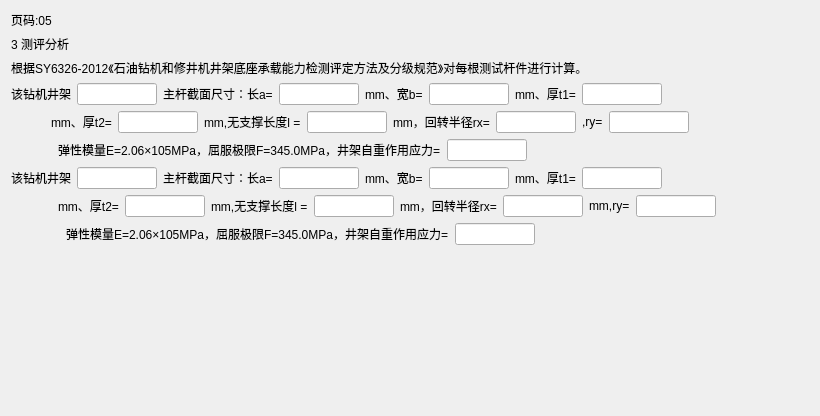
           <widget class="QWidget" name="page4">
            <layout class="QGridLayout" name="gridLayout_8">
             <item row="0" column="0">
              <widget class="QLabel" name="label_271">
               <property name="text">
                <string>页码:05</string>
               </property>
              </widget>
             </item>
             <item row="1" column="0" colspan="2">
              <widget class="QLabel" name="label_540">
               <property name="text">
                <string>3 测评分析</string>
               </property>
              </widget>
             </item>
             <item row="5" column="0" colspan="2">
              <layout class="QVBoxLayout" name="verticalLayout_6">
               <item>
                <widget class="QLabel" name="label_541">
                 <property name="text">
                  <string>根据SY6326-2012《石油钻机和修井机井架底座承载能力检测评定方法及分级规范》对每根测试杆件进行计算。</string>
                 </property>
                </widget>
               </item>
               <item>
                <layout class="QHBoxLayout" name="horizontalLayout_15">
                 <item>
                  <widget class="QLabel" name="label_266">
                   <property name="text">
                    <string>该钻机井架</string>
                   </property>
                  </widget>
                 </item>
                 <item>
                  <widget class="QLineEdit" name="gWordLabelsNamesTwo_cpfx_1">
                   <property name="maximumSize">
                    <size>
                     <width>80</width>
                     <height>16777215</height>
                    </size>
                   </property>
                  </widget>
                 </item>
                 <item>
                  <widget class="QLabel" name="label_542">
                   <property name="text">
                    <string>主杆截面尺寸：长a=</string>
                   </property>
                  </widget>
                 </item>
                 <item>
                  <widget class="QLineEdit" name="gWordLabelsNamesTwo_cpfx_2">
                   <property name="maximumSize">
                    <size>
                     <width>80</width>
                     <height>16777215</height>
                    </size>
                   </property>
                  </widget>
                 </item>
                 <item>
                  <widget class="QLabel" name="label_543">
                   <property name="text">
                    <string>mm、宽b=</string>
                   </property>
                  </widget>
                 </item>
                 <item>
                  <widget class="QLineEdit" name="gWordLabelsNamesTwo_cpfx_3">
                   <property name="maximumSize">
                    <size>
                     <width>80</width>
                     <height>16777215</height>
                    </size>
                   </property>
                  </widget>
                 </item>
                 <item>
                  <widget class="QLabel" name="label_544">
                   <property name="text">
                    <string>mm、厚t1=</string>
                   </property>
                  </widget>
                 </item>
                 <item>
                  <widget class="QLineEdit" name="gWordLabelsNamesTwo_cpfx_4">
                   <property name="maximumSize">
                    <size>
                     <width>80</width>
                     <height>16777215</height>
                    </size>
                   </property>
                  </widget>
                 </item>
                 <item>
                  <spacer name="horizontalSpacer_39">
                   <property name="orientation">
                    <enum>Qt::Horizontal</enum>
                   </property>
                   <property name="sizeHint" stdset="0">
                    <size>
                     <width>40</width>
                     <height>20</height>
                    </size>
                   </property>
                  </spacer>
                 </item>
                </layout>
               </item>
               <item>
                <layout class="QHBoxLayout" name="horizontalLayout_14">
                 <item>
                  <spacer name="horizontalSpacer_53">
                   <property name="orientation">
                    <enum>Qt::Horizontal</enum>
                   </property>
                   <property name="sizeHint" stdset="0">
                    <size>
                     <width>40</width>
                     <height>20</height>
                    </size>
                   </property>
                  </spacer>
                 </item>
                 <item>
                  <widget class="QLabel" name="label_545">
                   <property name="text">
                    <string>mm、厚t2=</string>
                   </property>
                  </widget>
                 </item>
                 <item>
                  <widget class="QLineEdit" name="gWordLabelsNamesTwo_cpfx_5">
                   <property name="maximumSize">
                    <size>
                     <width>80</width>
                     <height>16777215</height>
                    </size>
                   </property>
                  </widget>
                 </item>
                 <item>
                  <widget class="QLabel" name="label_546">
                   <property name="text">
                    <string>mm,无支撑长度l =</string>
                   </property>
                  </widget>
                 </item>
                 <item>
                  <widget class="QLineEdit" name="gWordLabelsNamesTwo_cpfx_6">
                   <property name="maximumSize">
                    <size>
                     <width>80</width>
                     <height>16777215</height>
                    </size>
                   </property>
                  </widget>
                 </item>
                 <item>
                  <widget class="QLabel" name="label_547">
                   <property name="text">
                    <string>mm，回转半径rx=</string>
                   </property>
                  </widget>
                 </item>
                 <item>
                  <widget class="QLineEdit" name="gWordLabelsNamesTwo_cpfx_7">
                   <property name="maximumSize">
                    <size>
                     <width>80</width>
                     <height>16777215</height>
                    </size>
                   </property>
                  </widget>
                 </item>
                 <item>
                  <widget class="QLabel" name="label_548">
                   <property name="text">
                    <string>,ry=</string>
                   </property>
                  </widget>
                 </item>
                 <item>
                  <widget class="QLineEdit" name="gWordLabelsNamesTwo_cpfx_8">
                   <property name="maximumSize">
                    <size>
                     <width>80</width>
                     <height>16777215</height>
                    </size>
                   </property>
                  </widget>
                 </item>
                 <item>
                  <spacer name="horizontalSpacer_57">
                   <property name="orientation">
                    <enum>Qt::Horizontal</enum>
                   </property>
                   <property name="sizeHint" stdset="0">
                    <size>
                     <width>40</width>
                     <height>20</height>
                    </size>
                   </property>
                  </spacer>
                 </item>
                 <item>
                  <spacer name="horizontalSpacer_56">
                   <property name="orientation">
                    <enum>Qt::Horizontal</enum>
                   </property>
                   <property name="sizeHint" stdset="0">
                    <size>
                     <width>40</width>
                     <height>20</height>
                    </size>
                   </property>
                  </spacer>
                 </item>
                 <item>
                  <spacer name="horizontalSpacer_40">
                   <property name="orientation">
                    <enum>Qt::Horizontal</enum>
                   </property>
                   <property name="sizeHint" stdset="0">
                    <size>
                     <width>40</width>
                     <height>20</height>
                    </size>
                   </property>
                  </spacer>
                 </item>
                </layout>
               </item>
               <item>
                <layout class="QHBoxLayout" name="horizontalLayout_7">
                 <item>
                  <spacer name="horizontalSpacer_52">
                   <property name="orientation">
                    <enum>Qt::Horizontal</enum>
                   </property>
                   <property name="sizeHint" stdset="0">
                    <size>
                     <width>40</width>
                     <height>20</height>
                    </size>
                   </property>
                  </spacer>
                 </item>
                 <item>
                  <widget class="QLabel" name="label_549">
                   <property name="text">
                    <string>弹性模量E=2.06×105MPa，屈服极限F=345.0MPa，井架自重作用应力=</string>
                   </property>
                  </widget>
                 </item>
                 <item>
                  <widget class="QLineEdit" name="gWordLabelsNamesTwo_cpfx_9">
                   <property name="maximumSize">
                    <size>
                     <width>80</width>
                     <height>16777215</height>
                    </size>
                   </property>
                  </widget>
                 </item>
                 <item>
                  <spacer name="horizontalSpacer_55">
                   <property name="orientation">
                    <enum>Qt::Horizontal</enum>
                   </property>
                   <property name="sizeHint" stdset="0">
                    <size>
                     <width>40</width>
                     <height>20</height>
                    </size>
                   </property>
                  </spacer>
                 </item>
                 <item>
                  <spacer name="horizontalSpacer_60">
                   <property name="orientation">
                    <enum>Qt::Horizontal</enum>
                   </property>
                   <property name="sizeHint" stdset="0">
                    <size>
                     <width>40</width>
                     <height>20</height>
                    </size>
                   </property>
                  </spacer>
                 </item>
                 <item>
                  <spacer name="horizontalSpacer_59">
                   <property name="orientation">
                    <enum>Qt::Horizontal</enum>
                   </property>
                   <property name="sizeHint" stdset="0">
                    <size>
                     <width>40</width>
                     <height>20</height>
                    </size>
                   </property>
                  </spacer>
                 </item>
                 <item>
                  <spacer name="horizontalSpacer_58">
                   <property name="orientation">
                    <enum>Qt::Horizontal</enum>
                   </property>
                   <property name="sizeHint" stdset="0">
                    <size>
                     <width>40</width>
                     <height>20</height>
                    </size>
                   </property>
                  </spacer>
                 </item>
                 <item>
                  <spacer name="horizontalSpacer_54">
                   <property name="orientation">
                    <enum>Qt::Horizontal</enum>
                   </property>
                   <property name="sizeHint" stdset="0">
                    <size>
                     <width>40</width>
                     <height>20</height>
                    </size>
                   </property>
                  </spacer>
                 </item>
                 <item>
                  <spacer name="horizontalSpacer_41">
                   <property name="orientation">
                    <enum>Qt::Horizontal</enum>
                   </property>
                   <property name="sizeHint" stdset="0">
                    <size>
                     <width>40</width>
                     <height>20</height>
                    </size>
                   </property>
                  </spacer>
                 </item>
                </layout>
               </item>
               <item>
                <layout class="QHBoxLayout" name="horizontalLayout_6">
                 <item>
                  <widget class="QLabel" name="label_550">
                   <property name="text">
                    <string>该钻机井架</string>
                   </property>
                  </widget>
                 </item>
                 <item>
                  <widget class="QLineEdit" name="gWordLabelsNamesTwo_cpfx_10">
                   <property name="maximumSize">
                    <size>
                     <width>80</width>
                     <height>16777215</height>
                    </size>
                   </property>
                  </widget>
                 </item>
                 <item>
                  <widget class="QLabel" name="label_551">
                   <property name="text">
                    <string>主杆截面尺寸：长a=</string>
                   </property>
                  </widget>
                 </item>
                 <item>
                  <widget class="QLineEdit" name="gWordLabelsNamesTwo_cpfx_11">
                   <property name="maximumSize">
                    <size>
                     <width>80</width>
                     <height>16777215</height>
                    </size>
                   </property>
                  </widget>
                 </item>
                 <item>
                  <widget class="QLabel" name="label_552">
                   <property name="text">
                    <string>mm、宽b=</string>
                   </property>
                  </widget>
                 </item>
                 <item>
                  <widget class="QLineEdit" name="gWordLabelsNamesTwo_cpfx_12">
                   <property name="maximumSize">
                    <size>
                     <width>80</width>
                     <height>16777215</height>
                    </size>
                   </property>
                  </widget>
                 </item>
                 <item>
                  <widget class="QLabel" name="label_553">
                   <property name="text">
                    <string>mm、厚t1=</string>
                   </property>
                  </widget>
                 </item>
                 <item>
                  <widget class="QLineEdit" name="gWordLabelsNamesTwo_cpfx_13">
                   <property name="maximumSize">
                    <size>
                     <width>80</width>
                     <height>16777215</height>
                    </size>
                   </property>
                  </widget>
                 </item>
                 <item>
                  <spacer name="horizontalSpacer_42">
                   <property name="orientation">
                    <enum>Qt::Horizontal</enum>
                   </property>
                   <property name="sizeHint" stdset="0">
                    <size>
                     <width>40</width>
                     <height>20</height>
                    </size>
                   </property>
                  </spacer>
                 </item>
                </layout>
               </item>
               <item>
                <layout class="QHBoxLayout" name="horizontalLayout_5">
                 <item>
                  <spacer name="horizontalSpacer_45">
                   <property name="orientation">
                    <enum>Qt::Horizontal</enum>
                   </property>
                   <property name="sizeHint" stdset="0">
                    <size>
                     <width>40</width>
                     <height>20</height>
                    </size>
                   </property>
                  </spacer>
                 </item>
                 <item>
                  <widget class="QLabel" name="label_554">
                   <property name="text">
                    <string>mm、厚t2=</string>
                   </property>
                  </widget>
                 </item>
                 <item>
                  <widget class="QLineEdit" name="gWordLabelsNamesTwo_cpfx_14">
                   <property name="maximumSize">
                    <size>
                     <width>80</width>
                     <height>16777215</height>
                    </size>
                   </property>
                  </widget>
                 </item>
                 <item>
                  <widget class="QLabel" name="label_555">
                   <property name="text">
                    <string>mm,无支撑长度l =</string>
                   </property>
                  </widget>
                 </item>
                 <item>
                  <widget class="QLineEdit" name="gWordLabelsNamesTwo_cpfx_15">
                   <property name="maximumSize">
                    <size>
                     <width>80</width>
                     <height>16777215</height>
                    </size>
                   </property>
                  </widget>
                 </item>
                 <item>
                  <widget class="QLabel" name="label_556">
                   <property name="text">
                    <string>mm，回转半径rx=</string>
                   </property>
                  </widget>
                 </item>
                 <item>
                  <widget class="QLineEdit" name="gWordLabelsNamesTwo_cpfx_16">
                   <property name="maximumSize">
                    <size>
                     <width>80</width>
                     <height>16777215</height>
                    </size>
                   </property>
                  </widget>
                 </item>
                 <item>
                  <widget class="QLabel" name="label_557">
                   <property name="text">
                    <string>mm,ry=</string>
                   </property>
                  </widget>
                 </item>
                 <item>
                  <widget class="QLineEdit" name="gWordLabelsNamesTwo_cpfx_17">
                   <property name="maximumSize">
                    <size>
                     <width>80</width>
                     <height>16777215</height>
                    </size>
                   </property>
                  </widget>
                 </item>
                 <item>
                  <spacer name="horizontalSpacer_49">
                   <property name="orientation">
                    <enum>Qt::Horizontal</enum>
                   </property>
                   <property name="sizeHint" stdset="0">
                    <size>
                     <width>40</width>
                     <height>20</height>
                    </size>
                   </property>
                  </spacer>
                 </item>
                 <item>
                  <spacer name="horizontalSpacer_43">
                   <property name="orientation">
                    <enum>Qt::Horizontal</enum>
                   </property>
                   <property name="sizeHint" stdset="0">
                    <size>
                     <width>40</width>
                     <height>20</height>
                    </size>
                   </property>
                  </spacer>
                 </item>
                </layout>
               </item>
               <item>
                <layout class="QHBoxLayout" name="horizontalLayout_8">
                 <item>
                  <spacer name="horizontalSpacer_46">
                   <property name="orientation">
                    <enum>Qt::Horizontal</enum>
                   </property>
                   <property name="sizeHint" stdset="0">
                    <size>
                     <width>40</width>
                     <height>20</height>
                    </size>
                   </property>
                  </spacer>
                 </item>
                 <item>
                  <widget class="QLabel" name="label_558">
                   <property name="text">
                    <string>弹性模量E=2.06×105MPa，屈服极限F=345.0MPa，井架自重作用应力=</string>
                   </property>
                  </widget>
                 </item>
                 <item>
                  <widget class="QLineEdit" name="gWordLabelsNamesTwo_cpfx_18">
                   <property name="maximumSize">
                    <size>
                     <width>80</width>
                     <height>16777215</height>
                    </size>
                   </property>
                  </widget>
                 </item>
                 <item>
                  <spacer name="horizontalSpacer_48">
                   <property name="orientation">
                    <enum>Qt::Horizontal</enum>
                   </property>
                   <property name="sizeHint" stdset="0">
                    <size>
                     <width>40</width>
                     <height>20</height>
                    </size>
                   </property>
                  </spacer>
                 </item>
                 <item>
                  <spacer name="horizontalSpacer_51">
                   <property name="orientation">
                    <enum>Qt::Horizontal</enum>
                   </property>
                   <property name="sizeHint" stdset="0">
                    <size>
                     <width>40</width>
                     <height>20</height>
                    </size>
                   </property>
                  </spacer>
                 </item>
                 <item>
                  <spacer name="horizontalSpacer_50">
                   <property name="orientation">
                    <enum>Qt::Horizontal</enum>
                   </property>
                   <property name="sizeHint" stdset="0">
                    <size>
                     <width>40</width>
                     <height>20</height>
                    </size>
                   </property>
                  </spacer>
                 </item>
                 <item>
                  <spacer name="horizontalSpacer_47">
                   <property name="orientation">
                    <enum>Qt::Horizontal</enum>
                   </property>
                   <property name="sizeHint" stdset="0">
                    <size>
                     <width>40</width>
                     <height>20</height>
                    </size>
                   </property>
                  </spacer>
                 </item>
                 <item>
                  <spacer name="horizontalSpacer_44">
                   <property name="orientation">
                    <enum>Qt::Horizontal</enum>
                   </property>
                   <property name="sizeHint" stdset="0">
                    <size>
                     <width>40</width>
                     <height>20</height>
                    </size>
                   </property>
                  </spacer>
                 </item>
                </layout>
               </item>
               <item>
                <spacer name="verticalSpacer_8">
                 <property name="orientation">
                  <enum>Qt::Vertical</enum>
                 </property>
                 <property name="sizeHint" stdset="0">
                  <size>
                   <width>20</width>
                   <height>40</height>
                  </size>
                 </property>
                </spacer>
               </item>
               <item>
                <spacer name="verticalSpacer_5">
                 <property name="orientation">
                  <enum>Qt::Vertical</enum>
                 </property>
                 <property name="sizeHint" stdset="0">
                  <size>
                   <width>20</width>
                   <height>40</height>
                  </size>
                 </property>
                </spacer>
               </item>
               <item>
                <spacer name="verticalSpacer_7">
                 <property name="orientation">
                  <enum>Qt::Vertical</enum>
                 </property>
                 <property name="sizeHint" stdset="0">
                  <size>
                   <width>20</width>
                   <height>40</height>
                  </size>
                 </property>
                </spacer>
               </item>
               <item>
                <spacer name="verticalSpacer_6">
                 <property name="orientation">
                  <enum>Qt::Vertical</enum>
                 </property>
                 <property name="sizeHint" stdset="0">
                  <size>
                   <width>20</width>
                   <height>40</height>
                  </size>
                 </property>
                </spacer>
               </item>
              </layout>
             </item>
            </layout>
           </widget>
